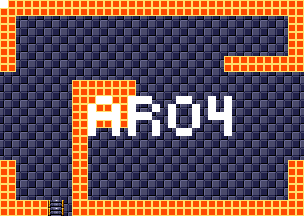

A level layout from a 2D game, rendered from its tile map. Below: a short description, then the map file with tile-grid data replaced by summaries:
An orthogonal 38x27 tile map with 8x8 px tiles, 4 tile layers (background, foreground, room numbers, Objects), 15 tilesets.

<map version="1.5" tiledversion="1.7.1" orientation="orthogonal" renderorder="right-down" width="38" height="27" tilewidth="8" tileheight="8" infinite="0" nextlayerid="11" nextobjectid="1">
 <tileset firstgid="1" source="tilesheets/tsKarniMata.tsx" />
 <tileset firstgid="1025" source="tilesheets/tsVoodooWasp.tsx" />
 <tileset firstgid="2049" source="tilesheets/tsBurial.tsx" />
 <tileset firstgid="3073" source="tilesheets/tsBlueTemple.tsx" />
 <tileset firstgid="4097" source="tilesheets/tsGoddess.tsx" />
 <tileset firstgid="5121" source="tilesheets/tsKonark.tsx" />
 <tileset firstgid="6145" name="sEnemies" tilewidth="8" tileheight="8" tilecount="1024" columns="32">
  <image source="../grapx/tilesheets/sObjects.bmp" trans="ff94ff" width="256" height="256" />
 </tileset>
 <tileset firstgid="7169" source="tilesheets/tsIceTemple.tsx" />
 <tileset firstgid="8193" source="tilesheets/tsLavaArea.tsx" />
 <tileset firstgid="9217" source="tilesheets/tsBossArea.tsx" />
 <tileset firstgid="10241" source="tilesheets/tsPegu.tsx" />
 <tileset firstgid="11265" source="tilesheets/sTiwanakuTemple.tsx" />
 <tileset firstgid="12289" source="tilesheets/sIndraTemple.tsx" />
 <tileset firstgid="13313" source="tilesheets/sTeleport.tsx" />
 <tileset firstgid="14337" source="tilesheets/sObjects.tsx" />
 <layer id="2" name="background" width="38" height="27">
  <data>[1026 cells, 1026 non-empty, 2 distinct tile ids]</data>
 </layer>
 <layer id="1" name="foreground" width="38" height="27">
  <data>[1026 cells, 280 non-empty, 3 distinct tile ids]</data>
 </layer>
 <layer id="7" name="room numbers" width="38" height="27">
  <data>[1026 cells, 44 non-empty, 1 distinct tile ids]</data>
 </layer>
 <layer id="10" name="Objects" width="38" height="27">
  <data>[1026 cells, 0 non-empty, 0 distinct tile ids]</data>
 </layer>
</map>
